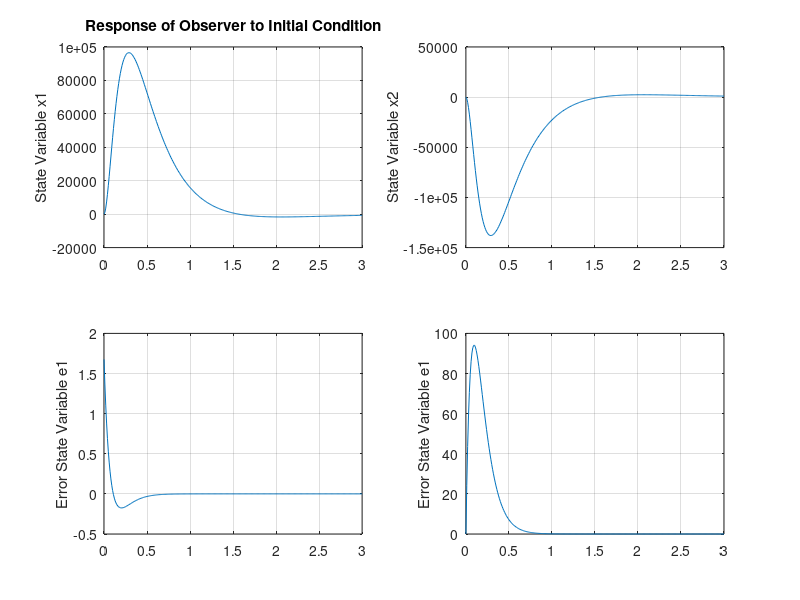

Source code (MATLAB):
clear all; close all; clc; 
A = [-5.1193e-08 -0.0535; -1.8571 -1.2236];
B = [-0.227147; 0.324495];
C = [1 0];
D = 0;

Pc = [-2+j*0.3 -2-j*0.3];
Po = [-10 -11];

Kc = place(A,B,Pc)
Ko = place(A',C',Po)'

sys = ss([A-B*Kc B*Kc; zeros(2,2) A-Ko*C], eye(4), eye(4), eye(4)); 
t=0:0.01:3; 
x= initial(sys,[0.227147;0;1.675505;0],t); 

x1= [1 0 0 0]*x';
x2= [0 1 0 0]*x';
e1= [0 0 1 0]*x';
e2= [0 0 0 1]*x';

subplot(2,2,1); plot(t,x1); grid 
title('Response of Observer to Initial Condition')
ylabel('State Variable x1') 

subplot(2,2,2); plot(t,x2); grid 
ylabel('State Variable x2') 

subplot(2,2,3); plot(t,e1); grid 
ylabel('Error State Variable e1') 

subplot(2,2,4); plot(t,e2); grid 
ylabel('Error State Variable e1')  

%j=Ko;
%k=Kc;
%open('observer') 
%sim('observer')